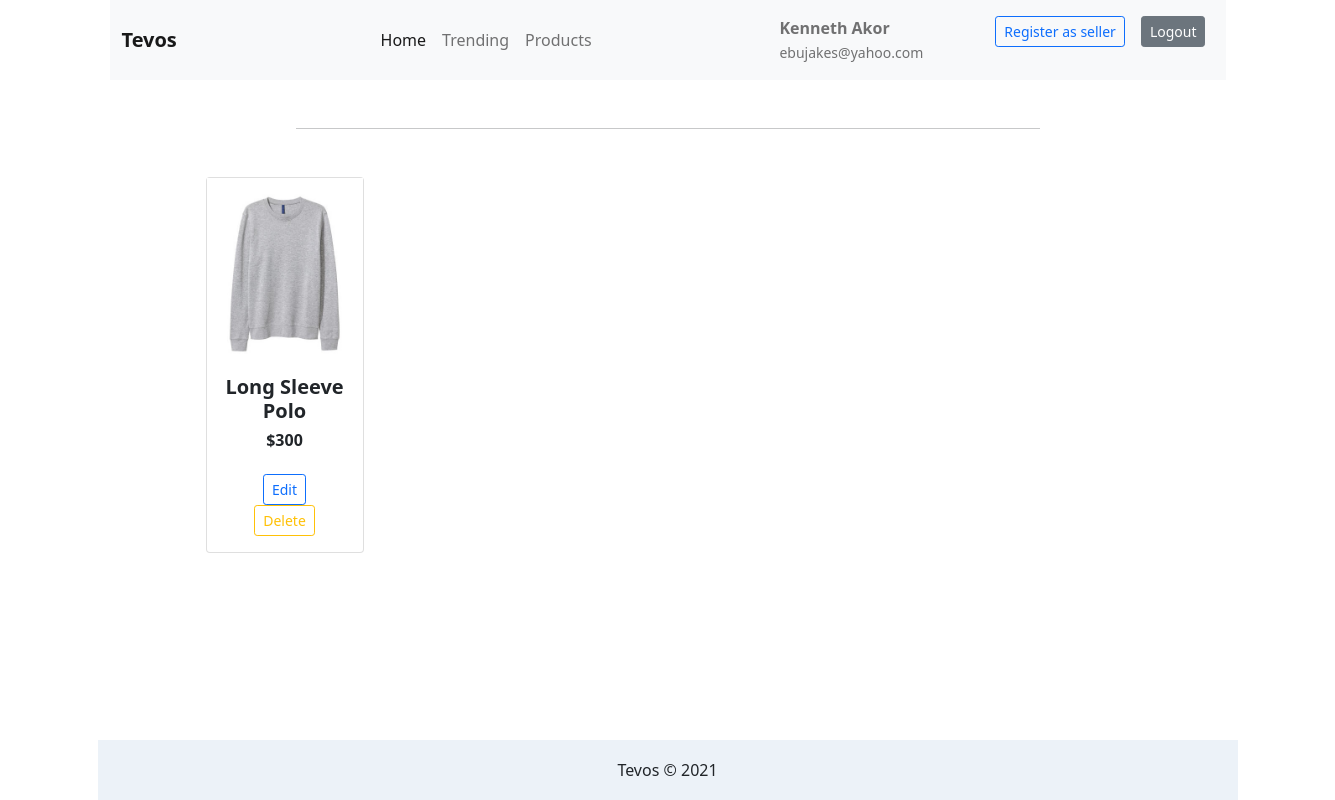
The app's page /myproducts.php (signed in) with its own data.
### tables this page shows
CREATE TABLE `products` (
  `id` int(11) NOT NULL,
  `productname` varchar(100) NOT NULL,
  `description` varchar(200) NOT NULL,
  `picture` varchar(100) NOT NULL,
  `price` varchar(11) NOT NULL,
  `user_id` int(11) NOT NULL
);

### myproducts.php (the view, shortened to what this page needs)
<?php
    include('dbconnection.php');
    $user_id = $_SESSION['user_id'];
    $sql = "SELECT * FROM products WHERE user_id='$user_id'";
    $products= $conn->query($sql);
?>
<!DOCTYPE html>
<html lang="en">
<head>
    <link rel="stylesheet" href="static/bootstrap-5.0.2-dist/css/bootstrap.min.css">
    <link rel="stylesheet" href="static/css/style.css">
</head>
<body>
    <main role="main" class="container">
        <?php include'includes/navbar.php'; ?>
        <section class="text-center mt-5 mb-5">
            <hr class=" col-8 offset-2 mb-5">
            <div class="ms-lg-5">
                <div class="row">
                    <?php
                        if($products->num_rows>0){
                            while($product = $products->fetch_assoc()){
                    ?>
                                <div class="col-lg-2 col-md-6 mx-5 mb-5">
                                    <div class="card">
                                        <img src=<?php echo('"media/uploads/'.$product['picture']).'"'?> alt="" >
                                        <div class="card-body text-center">
                                            <h5><strong><?php echo $product['productname'] ?></strong></h5>
                                            <h6 class="font-weight-bold blue-text"><strong><?php echo('$'.$product['price']) ?></strong></h6>
                                        </div>
                                        <div class="row mb-3 px-3">
                                            <form action="editProduct.php" method="POST" class="col">
                                                <button type="submit" name='submit' value="edit" class="btn btn-outline-primary btn-sm">Edit</button>
                                            </form>
                                            <form action="" method="POST" class="col">
                                                <button type="submit" name='submit' value="delete" class="btn btn-outline-warning btn-sm ">Delete</button>
                                            </form>
                                        </div>
                                    </div>
                                </div>
                    <?php   }
                        }else{
                            echo" You have not added any products yet";
                        }
                    ?>
                </div>
            </div>
        </section>
    </main>
    <?php include'includes/footer.php'; ?>
</body>
</html>

### static/css/style.css (style rules this page uses)
html { position: relative; min-height: 100%; }
body { margin-bottom: 60px; }

### records on screen
products: picture (picture), productname "Long Sleeve Polo", price "300"

### other values on screen
$_SESSION['user_names'] "Kenneth Akor"
$_SESSION['user_email'] "ebujakes@yahoo.com"
